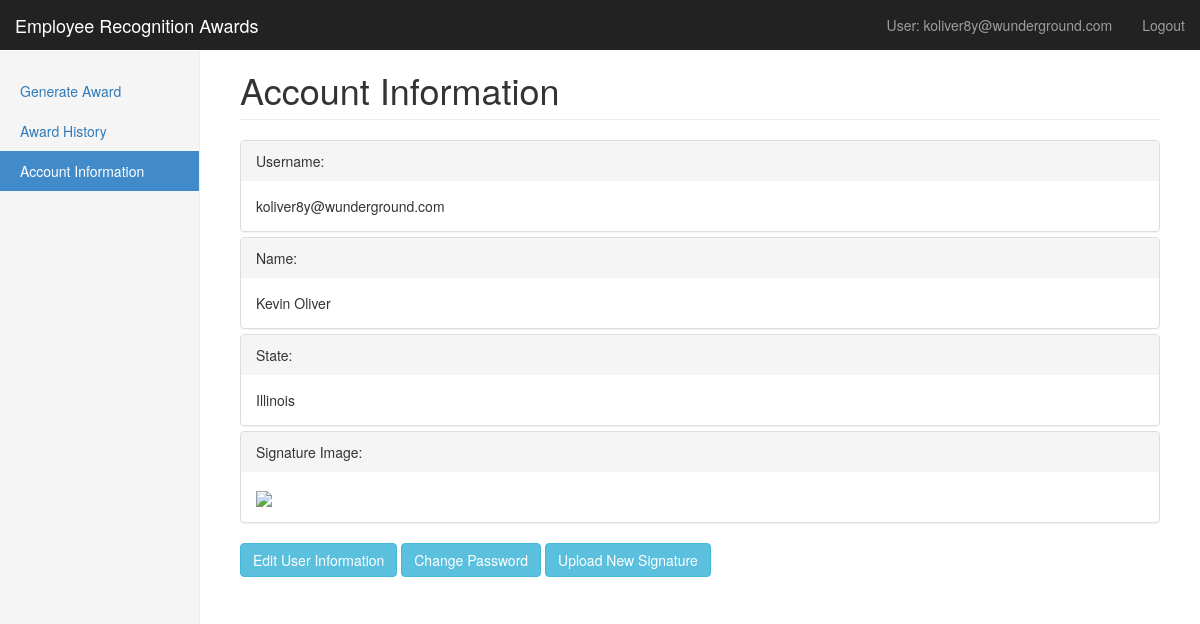
Screenshot of /site/userAccount.php (signed in) with the database file from the repository.
### tables this page shows
CREATE TABLE `award_user`(
`id` int AUTO_INCREMENT NOT NULL,
`first_name`varchar(25),
`last_name` varchar(25),
`email` varchar(100) NOT NULL UNIQUE,
`password` varchar(25) NOT NULL,
`sig` mediumblob, 
`state` varchar(25),
`act_id` int NOT NULL,
`created` timestamp NOT NULL DEFAULT CURRENT_TIMESTAMP,
PRIMARY KEY (`id`),
FOREIGN KEY (act_id) REFERENCES act_type(id)
);

### site/userAccount.php (the view, shortened to what this page needs)
<?php
$mysqli = new mysqli(DB_HOST,DB_USER,DB_PASSWORD,DB_DB);
?>
<!DOCTYPE html>
<html lang="en">
<head>
    <link href="css/bootstrap.min.css" rel="stylesheet">
    <link href="dashboard.css" rel="stylesheet">
</head>
<body>
<nav class="navbar navbar-inverse navbar-fixed-top">
    <div class="container-fluid">
        <div class="navbar-header">
            <a class="navbar-brand" href="generateAward.php">Employee Recognition Awards</a>
        </div>
        <div id="navbar" class="navbar-collapse collapse">
            <ul class="nav navbar-nav navbar-right">
                <li><a href="userAccount.php">User: <?php echo $_SESSION["username"] ?></a></li>
                <li><a href="logout.php">Logout</a></li>
            </ul>
        </div>
    </div>
</nav>
<div class="container-fluid">
    <div class="row">
        <div class="col-sm-3 col-md-2 sidebar">
            <ul class="nav nav-sidebar">
                <li><a href="generateAward.php">Generate Award </a></li>
                <li><a href="awardHistory.php">Award History</a></li>
                <li class="active"><a href="userAccount.php">Account Information<span class="sr-only">(current)</span></a></li>
            </ul>
        </div>
        <div class="col-sm-9 col-sm-offset-3 col-md-10 col-md-offset-2 main">
            <h1 class="page-header">Account Information</h1>
            <div class="panel-group">
                <div class="panel panel-default">
                    <div class="panel-heading">Username: </div>
                    <div class="panel-body"><?php echo $_SESSION["username"] ?></div>
                </div>
                <div class="panel panel-default">
                    <div class="panel-heading">Name: </div>
                    <div class="panel-body">
                        <?php
                        if(!($stmt = $mysqli->prepare("SELECT first_name, last_name FROM award_user WHERE id=?"))){
                            echo "Prepare failed: "  . $stmt->errno . " " . $stmt->error;
                        }
                        $stmt->bind_param("s", $_SESSION["user_id"]);
                        if(!$stmt->execute()){
                            echo "Execute failed: "  . $mysqli->connect_errno . " " . $mysqli->connect_error;
                        }
                        if(!$stmt->bind_result($first_name, $last_name)){
                            echo "Bind failed: "  . $mysqli->connect_errno . " " . $mysqli->connect_error;
                        }
                        while($stmt->fetch()){
                            echo $first_name . ' ' . $last_name;
                        }
                        ?>
                    </div>
                </div>
                <div class="panel panel-default">
                    <div class="panel-heading">State: </div>
                    <div class="panel-body">
                        <?php
                        if(!($stmt = $mysqli->prepare("SELECT state FROM award_user WHERE id=?"))){
                            echo "Prepare failed: "  . $stmt->errno . " " . $stmt->error;
                        }
                        $stmt->bind_param("s", $_SESSION["user_id"]);
                        if(!$stmt->execute()){
                            echo "Execute failed: "  . $mysqli->connect_errno . " " . $mysqli->connect_error;
                        }
                        if(!$stmt->bind_result($state)){
                            echo "Bind failed: "  . $mysqli->connect_errno . " " . $mysqli->connect_error;
                        }
                        while($stmt->fetch()){
                            echo $state;
                        }
                        ?>
                    </div>
                </div>
                <div class="panel panel-default">
                    <div class="panel-heading">Signature Image: </div>
                    <div class="panel-body"><img src="JoeSmith.jpg"></div>
                </div>
            </div>
            <a href="editUserAccount.php" class="btn btn-info" role="button">Edit User Information</a>
            <a href="changePassword.php" class="btn btn-info" role="button">Change Password</a>
            <a href="newSignature.php" class="btn btn-info" role="button">Upload New Signature</a>
        </div>
    </div>
</div>
</body>
</html>

### site/dashboard.css (style rules this page uses)
body { padding-top: 50px; }
.navbar-fixed-top { border: 0; }
.sidebar { display: none; }
@media (min-width: 768px) { .sidebar { position: fixed; top: 51px; bottom: 0; left: 0; z-index: 1000; display: block; padding: 20px; overflow-x: hidden; overflow-y: auto; background-color: #f5f5f5; border-right: 1px solid #eee; } }
.nav-sidebar { margin-right: -21px; margin-bottom: 20px; margin-left: -20px; }
.nav-sidebar > li > a { padding-right: 20px; padding-left: 20px; }
.nav-sidebar > .active > a, .nav-sidebar > .active > a:hover, .nav-sidebar > .active > a:focus { color: #fff; background-color: #428bca; }
.main { padding: 20px; }
@media (min-width: 768px) { .main { padding-right: 40px; padding-left: 40px; } }
.main .page-header { margin-top: 0; }

### rows the page displays
award_user: first_name "Kevin", last_name "Oliver", state "Illinois"

### other values shown
$_SESSION["username"] "koliver8y@wunderground.com"
